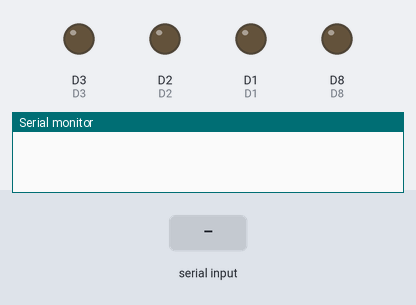
A sketch run on a simulated ESP8266 (NodeMCU). On the bench: output pins drawn as LEDs (lit = HIGH), the last lines printed to the serial monitor. Inputs (shaded band) come from the test bench. Pins used as bus, display or sensor lines are not drawn.

Above: at 1.2 s.
1.3 s: "UP" received over the second serial link
At 2.1 s:
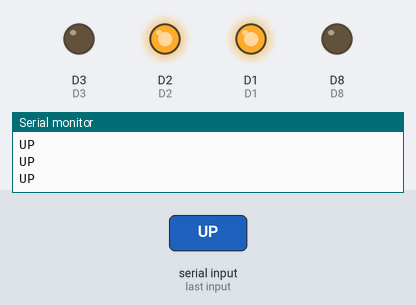
2.8 s: "DOWN" received over the second serial link
At 3.3 s:
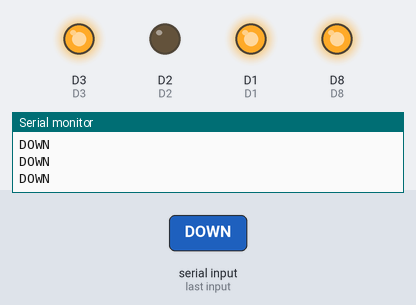
4.3 s: "LEFT" received over the second serial link
At 4.6 s:
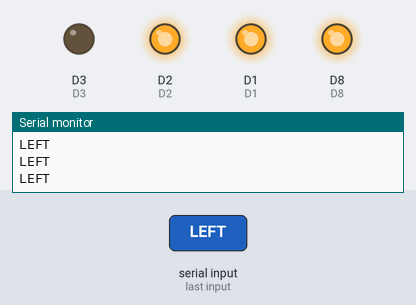
5.8 s: "RIGHT" received over the second serial link
At 7.0 s:
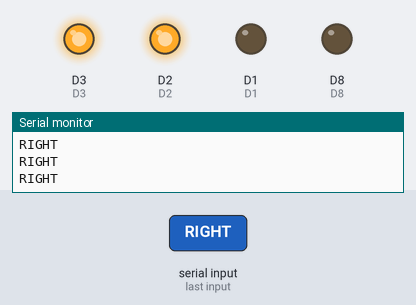
7.3 s: "STOP" received over the second serial link
At 8.1 s:
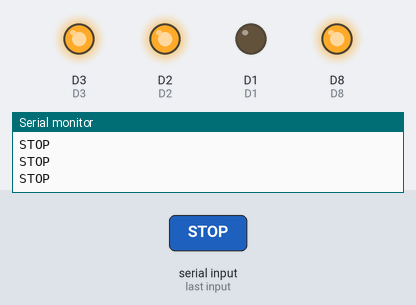
Timing chart, 0 to 9.8 s (numbered marks = the images above; inputs shaded):
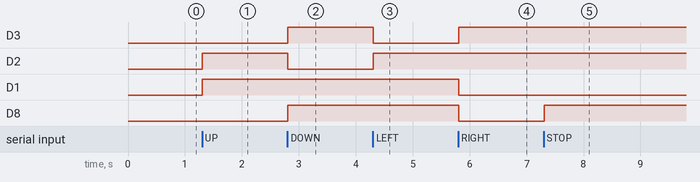

The sketch:

moter_test3.ino
```cpp
#include <ESP8266WiFi.h>
#include <SoftwareSerial.h>

//set pin numbers
#define D0 16   //D0 = 16

//pwm D1~D12
#define D1 5
#define D2 4
#define D3 0
#define D4 2
#define D5 14
#define D6 12
#define D7 13
#define D8 15

//set BTSerial D4 = TX , D5 =  RX
SoftwareSerial BTSerial(D5, D4); // RX | TX

char command; //command = string from android studio
String string;  //string of arduno


void setup() {
  //MOTER_A
  pinMode(D1,OUTPUT);  //ENA
  pinMode(D2,OUTPUT);  //IN1
  pinMode(D3,OUTPUT);  //IN2

   //MOTER_B
  pinMode(D6,OUTPUT);  //ENB
  pinMode(D7,OUTPUT);  //IN3
  pinMode(D8,OUTPUT);  //IN4

  Serial.begin(9600);
  BTSerial.begin(9600);
}


/*
void play(){
   char inByte;
   while (BTSerial.available() <= 0)
   {
      //NULL
   }

   inByte = BTSerial.read();   //read char convert to value
   //char --> value
   //0 ---> inbyte = 48
   //1 ---> inbyte = 49
   //2 ---> inbyte = 50
   //3 ---> inbyte = 51

   //check value
   if(inByte==48)        //Stop moter = 0
      stop_motor();
   else if(inByte==49)   //Forward  = 1
      forward();
   else if(inByte==50)   //Turn Left  = 2
      left();
   else if(inByte==51)   //Backward  = 3
      backward();
   else if(inByte==52)   //Turn Right = 4
      right();
}*/

void loop() {

     /*
     forward();
     delay(3000); //TIME FORWARD  = 3 SEC

     left();
     delay(3000); //TIME TURNLEFT  = 3 SEC
     */

     //play();

     if (BTSerial.available() > 0)
    {string = "";}    //init string = NULL

    while(BTSerial.available() > 0)
    {
      command = ((byte)BTSerial.read());  //get string from android studio

      if(command == ':')
      {
        break;
      }

      else
      {
        string += command;  //move command(string from android studio) to string of arduino
      }

      delay(1);
    }

    if(string == "UP") //if string of arduino == UP
    {
        forward();
    }

    if(string =="DOWN") //if string of arduino == DOWN
    {
        backward();
    }

     if(string == "LEFT") //if string of arduino == LEFT
    {
        left();
    }

    if(string =="RIGHT") //if string of arduino == RIGHT
    {
        right();
    }

    if(string =="STOP") //if string of arduino == STOP
    {
        stop_motor();
    }

    Serial.println(string);  //show string of arduino in serial monitor
}


//function
void forward(){
     //FORWARD
     //MOTER A
     digitalWrite(D2,HIGH);
     digitalWrite(D3,LOW);
     analogWrite(D1,255);   //speed 255


     //MOTER B
     digitalWrite(D7,HIGH);
     digitalWrite(D8,LOW);
     analogWrite(D6,255);   //speed 255
}

void backward(){
    //BACKWARD
      //MOTER A
     digitalWrite(D2,LOW);
     digitalWrite(D3,HIGH);
     analogWrite(D1,255);   //speed 255


     //MOTER B
     digitalWrite(D7,LOW);
     digitalWrite(D8,HIGH);
     analogWrite(D6,255);   //speed 255
}

void left(){
    //TURN LEFT
      //MOTER A
     digitalWrite(D2,HIGH);
     digitalWrite(D3,LOW);
     analogWrite(D1,255);   //speed 255

       //MOTER B
     digitalWrite(D7,HIGH);
     digitalWrite(D8,HIGH);
     analogWrite(D6,0);
}

void right(){

    //MOTER B
     digitalWrite(D7,HIGH);
     digitalWrite(D8,LOW);
     analogWrite(D6,255);  //speed 255

      //MOTER A
     digitalWrite(D2,HIGH);
     digitalWrite(D3,HIGH);
     analogWrite(D1,0);
}

void stop_motor(){
      //MOTER A
     digitalWrite(D2,HIGH);
     digitalWrite(D3,HIGH);
     analogWrite(D1,0);

      //MOTER B
     digitalWrite(D7,HIGH);
     digitalWrite(D8,HIGH);
     analogWrite(D6,0);
}
```

Measured:
- after the input at 1.3 s, D2, D1: LOW → HIGH at once
- after the input at 2.8 s, D3, D8: LOW → HIGH at once; D2: HIGH → LOW at once
- after the input at 4.3 s, D3: HIGH → LOW at once; D2: LOW → HIGH at once
- after the input at 5.8 s, D3: LOW → HIGH at once; D1, D8: HIGH → LOW at once
- after the input at 7.3 s, D8: LOW → HIGH at once
